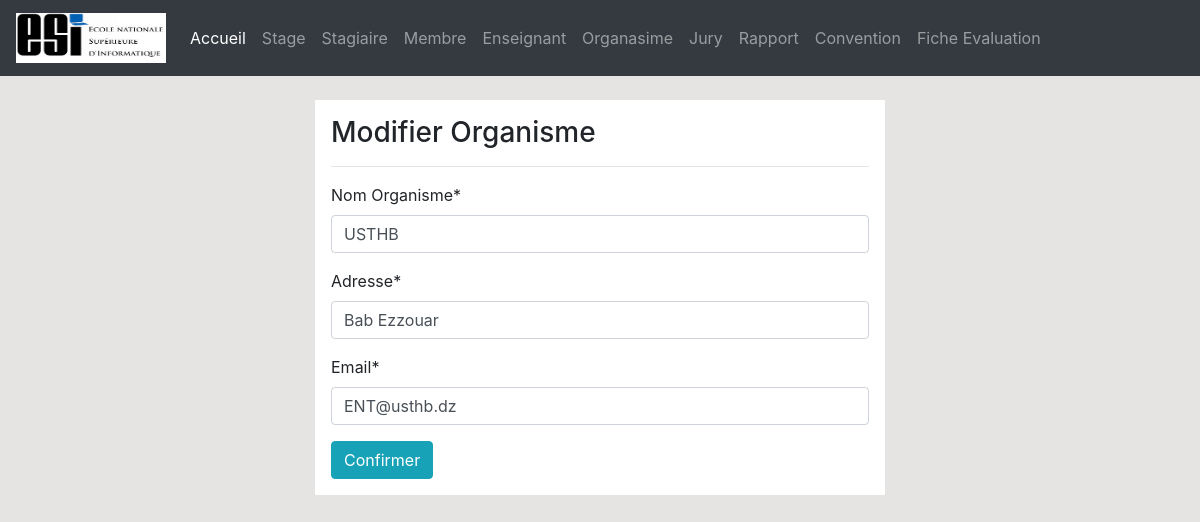
Screenshot of /Organisme/edit/6/ with the database file from the repository.
### Gestion/models.py (models this page shows, shortened)
class OrganismeStage (models.Model):
    nomOrganisme = models.CharField(max_length=20,null=False)
    adresse = models.CharField(max_length=40,null=False)
    email = models.CharField(max_length=20,null=False)

### Gestion/views.py (the view)
# urls.py: path('Organisme/edit/<int:pk>/', org_edit, name='dashboard-Org-edit'),
def org_edit(request, pk):
    item = OrganismeStage.objects.get(id=pk)
    if request.method == 'POST':
        form = organismeForm(request.POST, instance=item)
        if form.is_valid():
            form.save()
            return redirect('Organisme')
    else:
        form = organismeForm(instance=item)
    context = {
        'form': form,
    }
    return render(request, 'fenetre/EditOrg.html', context)

### Gestion/forms.py
class organismeForm(forms.ModelForm):
    class Meta:
        model = OrganismeStage
        fields = "__all__"
        labels ={
            'nomOrganisme': 'Nom Organisme'
        }

### Gestion/templates/fenetre/EditOrg.html
{% extends 'parts/base.html' %} {% block title %}Modification d'organisme{% endblock %} {% load static %} {% load crispy_forms_tags %} {% block content %}
<link rel="stylesheet" href="{% static 'style.css' %}">
<div class="row my-4">
    <div class="col-md-6 offset-md-3 p-3 bg-white">
        <h3>Modifier Organisme </h3>
        <hr>
        <form method="POST">
            {% csrf_token %} {{ form|crispy }}
            <input class="btn btn-info" type="submit" href="{% url 'Organisme' %}" value="Confirmer">
        </form>
    </div>
</div>
{% endblock %}

### Gestion/static/style.css (style rules this page uses)
body { background: rgb(230, 227, 227); }

### rows the page displays
OrganismeStage: nomOrganisme "USTHB", adresse "Bab Ezzouar", email "ENT@usthb.dz"
